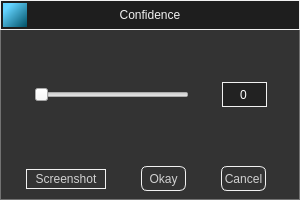
<?xml version="1.0" encoding="UTF-8"?>
<ui version="4.0">
 <class>ConfDialog</class>
 <widget class="QDialog" name="ConfDialog">
  <property name="geometry">
   <rect>
    <x>0</x>
    <y>0</y>
    <width>300</width>
    <height>200</height>
   </rect>
  </property>
  <property name="minimumSize">
   <size>
    <width>300</width>
    <height>200</height>
   </size>
  </property>
  <property name="maximumSize">
   <size>
    <width>300</width>
    <height>200</height>
   </size>
  </property>
  <property name="windowTitle">
   <string>Dialog</string>
  </property>
  <property name="styleSheet">
   <string notr="true">/*  Title Bar  */

#TitleBar {
	background-color: #1e1e1e;
	border: 1px solid #f1f1f1;
}

#AppIcon {
	background-color: qlineargradient(spread:pad, x1:1, y1:1, x2:0, y2:0, stop:0 rgba(0, 80, 101, 255), stop:0.806818 rgba(99, 211, 255, 255));
}

#ConfLabel {
	color: #f1f1f1;
}

#CloseButton {
	border: 0px;
	border-radius: 3px;
}

#CloseButton::hover {
	background-color: #9b9b9b;
}

/*  Main Frame  */

#MainFrame {
	background-color: #333333;
	border: 1px solid #727272;
	border-top: 0px;
}

#ConfSpinBox {
	color: #FFFFFF;
	background-color: #222222;
	border: 1px solid #f1f1f1;
}

#ScreenshotButton {
	color: #d1d1d1;
	border: 1px solid #f1f1f1;
}

#ScreenshotButton::hover {
	background-color: #7b7b7b;
}

#OkayButton {
	color: #d1d1d1;
	border-radius: 6px;
	border: 1px solid #f1f1f1;
}

#OkayButton::hover {
	background-color: #7b7b7b;
}

#CancelButton {
	color: #d1d1d1;
	border-radius: 6px;
	border: 1px solid #f1f1f1;
}

#CancelButton::hover {
	background-color: #7b7b7b;
}</string>
  </property>
  <layout class="QVBoxLayout" name="verticalLayout">
   <property name="spacing">
    <number>0</number>
   </property>
   <property name="leftMargin">
    <number>0</number>
   </property>
   <property name="topMargin">
    <number>0</number>
   </property>
   <property name="rightMargin">
    <number>0</number>
   </property>
   <property name="bottomMargin">
    <number>0</number>
   </property>
   <item>
    <widget class="QFrame" name="TitleBar">
     <property name="minimumSize">
      <size>
       <width>300</width>
       <height>30</height>
      </size>
     </property>
     <property name="maximumSize">
      <size>
       <width>300</width>
       <height>30</height>
      </size>
     </property>
     <property name="frameShape">
      <enum>QFrame::NoFrame</enum>
     </property>
     <property name="frameShadow">
      <enum>QFrame::Raised</enum>
     </property>
     <layout class="QHBoxLayout" name="horizontalLayout">
      <property name="spacing">
       <number>0</number>
      </property>
      <property name="leftMargin">
       <number>2</number>
      </property>
      <property name="topMargin">
       <number>0</number>
      </property>
      <property name="rightMargin">
       <number>0</number>
      </property>
      <property name="bottomMargin">
       <number>0</number>
      </property>
      <item>
       <widget class="QLabel" name="AppIcon">
        <property name="minimumSize">
         <size>
          <width>24</width>
          <height>24</height>
         </size>
        </property>
        <property name="maximumSize">
         <size>
          <width>24</width>
          <height>24</height>
         </size>
        </property>
        <property name="text">
         <string/>
        </property>
        <property name="pixmap">
         <pixmap>src/icons/TestLogo1.png</pixmap>
        </property>
        <property name="scaledContents">
         <bool>false</bool>
        </property>
        <property name="alignment">
         <set>Qt::AlignCenter</set>
        </property>
        <property name="indent">
         <number>-1</number>
        </property>
       </widget>
      </item>
      <item>
       <widget class="QLabel" name="ConfLabel">
        <property name="text">
         <string>Confidence</string>
        </property>
        <property name="alignment">
         <set>Qt::AlignCenter</set>
        </property>
       </widget>
      </item>
      <item>
       <widget class="QPushButton" name="CloseButton">
        <property name="minimumSize">
         <size>
          <width>26</width>
          <height>26</height>
         </size>
        </property>
        <property name="maximumSize">
         <size>
          <width>26</width>
          <height>26</height>
         </size>
        </property>
        <property name="text">
         <string/>
        </property>
        <property name="icon">
         <iconset>
          <normaloff>src/icons/free/x.svg</normaloff>src/icons/free/x.svg</iconset>
        </property>
        <property name="iconSize">
         <size>
          <width>24</width>
          <height>24</height>
         </size>
        </property>
       </widget>
      </item>
     </layout>
    </widget>
   </item>
   <item>
    <widget class="QFrame" name="MainFrame">
     <property name="minimumSize">
      <size>
       <width>300</width>
       <height>170</height>
      </size>
     </property>
     <property name="maximumSize">
      <size>
       <width>300</width>
       <height>170</height>
      </size>
     </property>
     <property name="frameShape">
      <enum>QFrame::NoFrame</enum>
     </property>
     <property name="frameShadow">
      <enum>QFrame::Plain</enum>
     </property>
     <layout class="QVBoxLayout" name="verticalLayout_2">
      <property name="spacing">
       <number>0</number>
      </property>
      <property name="leftMargin">
       <number>0</number>
      </property>
      <property name="topMargin">
       <number>0</number>
      </property>
      <property name="rightMargin">
       <number>0</number>
      </property>
      <property name="bottomMargin">
       <number>0</number>
      </property>
      <item>
       <widget class="QFrame" name="ScrollBarFrame">
        <property name="minimumSize">
         <size>
          <width>300</width>
          <height>130</height>
         </size>
        </property>
        <property name="maximumSize">
         <size>
          <width>300</width>
          <height>130</height>
         </size>
        </property>
        <property name="frameShape">
         <enum>QFrame::NoFrame</enum>
        </property>
        <property name="frameShadow">
         <enum>QFrame::Raised</enum>
        </property>
        <layout class="QHBoxLayout" name="horizontalLayout_3">
         <property name="spacing">
          <number>0</number>
         </property>
         <property name="leftMargin">
          <number>0</number>
         </property>
         <property name="topMargin">
          <number>0</number>
         </property>
         <property name="rightMargin">
          <number>0</number>
         </property>
         <property name="bottomMargin">
          <number>0</number>
         </property>
         <item>
          <widget class="QSlider" name="ConfSlider">
           <property name="minimumSize">
            <size>
             <width>155</width>
             <height>40</height>
            </size>
           </property>
           <property name="maximumSize">
            <size>
             <width>155</width>
             <height>40</height>
            </size>
           </property>
           <property name="maximum">
            <number>100</number>
           </property>
           <property name="orientation">
            <enum>Qt::Horizontal</enum>
           </property>
          </widget>
         </item>
         <item>
          <widget class="QSpinBox" name="ConfSpinBox">
           <property name="minimumSize">
            <size>
             <width>45</width>
             <height>25</height>
            </size>
           </property>
           <property name="maximumSize">
            <size>
             <width>45</width>
             <height>25</height>
            </size>
           </property>
           <property name="alignment">
            <set>Qt::AlignCenter</set>
           </property>
           <property name="readOnly">
            <bool>true</bool>
           </property>
           <property name="buttonSymbols">
            <enum>QAbstractSpinBox::NoButtons</enum>
           </property>
           <property name="keyboardTracking">
            <bool>false</bool>
           </property>
           <property name="maximum">
            <number>100</number>
           </property>
           <property name="displayIntegerBase">
            <number>10</number>
           </property>
          </widget>
         </item>
        </layout>
       </widget>
      </item>
      <item>
       <widget class="QFrame" name="ButtonsFrame">
        <property name="minimumSize">
         <size>
          <width>300</width>
          <height>40</height>
         </size>
        </property>
        <property name="maximumSize">
         <size>
          <width>300</width>
          <height>40</height>
         </size>
        </property>
        <property name="frameShape">
         <enum>QFrame::NoFrame</enum>
        </property>
        <property name="frameShadow">
         <enum>QFrame::Plain</enum>
        </property>
        <layout class="QHBoxLayout" name="horizontalLayout_2">
         <property name="spacing">
          <number>10</number>
         </property>
         <property name="leftMargin">
          <number>0</number>
         </property>
         <property name="topMargin">
          <number>0</number>
         </property>
         <property name="rightMargin">
          <number>7</number>
         </property>
         <property name="bottomMargin">
          <number>0</number>
         </property>
         <item>
          <widget class="QPushButton" name="ScreenshotButton">
           <property name="minimumSize">
            <size>
             <width>80</width>
             <height>20</height>
            </size>
           </property>
           <property name="maximumSize">
            <size>
             <width>80</width>
             <height>20</height>
            </size>
           </property>
           <property name="toolTip">
            <string>&lt;html&gt;&lt;head/&gt;&lt;body&gt;&lt;p&gt;Сохранить выделенную область в /screenshots&lt;/p&gt;&lt;/body&gt;&lt;/html&gt;</string>
           </property>
           <property name="text">
            <string>Screenshot</string>
           </property>
          </widget>
         </item>
         <item>
          <widget class="QPushButton" name="OkayButton">
           <property name="minimumSize">
            <size>
             <width>45</width>
             <height>25</height>
            </size>
           </property>
           <property name="maximumSize">
            <size>
             <width>45</width>
             <height>25</height>
            </size>
           </property>
           <property name="text">
            <string>Okay</string>
           </property>
           <property name="shortcut">
            <string>Return</string>
           </property>
          </widget>
         </item>
         <item>
          <widget class="QPushButton" name="CancelButton">
           <property name="minimumSize">
            <size>
             <width>45</width>
             <height>25</height>
            </size>
           </property>
           <property name="maximumSize">
            <size>
             <width>45</width>
             <height>25</height>
            </size>
           </property>
           <property name="text">
            <string>Cancel</string>
           </property>
           <property name="shortcut">
            <string>Esc</string>
           </property>
          </widget>
         </item>
        </layout>
       </widget>
      </item>
     </layout>
    </widget>
   </item>
  </layout>
 </widget>
 <resources/>
 <connections/>
</ui>
